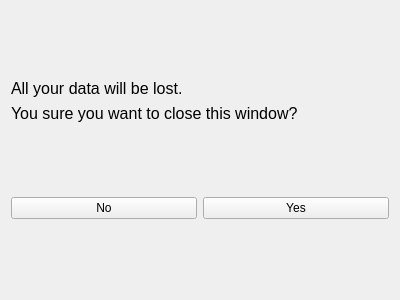
<?xml version="1.0" encoding="UTF-8"?>
<ui version="4.0">
 <class>ConfirmCancel</class>
 <widget class="QWidget" name="ConfirmCancel">
  <property name="geometry">
   <rect>
    <x>0</x>
    <y>0</y>
    <width>400</width>
    <height>300</height>
   </rect>
  </property>
  <property name="windowTitle">
   <string>Form</string>
  </property>
  <layout class="QVBoxLayout" name="verticalLayout_2">
   <item>
    <layout class="QVBoxLayout" name="verticalLayout">
     <item>
      <widget class="QLabel" name="label_2">
       <property name="sizePolicy">
        <sizepolicy hsizetype="Fixed" vsizetype="Fixed">
         <horstretch>0</horstretch>
         <verstretch>0</verstretch>
        </sizepolicy>
       </property>
       <property name="font">
        <font>
         <pointsize>12</pointsize>
        </font>
       </property>
       <property name="text">
        <string>All your data will be lost.</string>
       </property>
      </widget>
     </item>
     <item>
      <widget class="QLabel" name="label">
       <property name="sizePolicy">
        <sizepolicy hsizetype="Fixed" vsizetype="Fixed">
         <horstretch>0</horstretch>
         <verstretch>0</verstretch>
        </sizepolicy>
       </property>
       <property name="font">
        <font>
         <pointsize>12</pointsize>
        </font>
       </property>
       <property name="text">
        <string>You sure you want to close this window?</string>
       </property>
      </widget>
     </item>
    </layout>
   </item>
   <item>
    <layout class="QHBoxLayout" name="horizontalLayout">
     <item>
      <widget class="QPushButton" name="noButton">
       <property name="text">
        <string>No</string>
       </property>
      </widget>
     </item>
     <item>
      <widget class="QPushButton" name="yesButton">
       <property name="text">
        <string>Yes</string>
       </property>
      </widget>
     </item>
    </layout>
   </item>
  </layout>
 </widget>
 <resources/>
 <connections/>
</ui>
